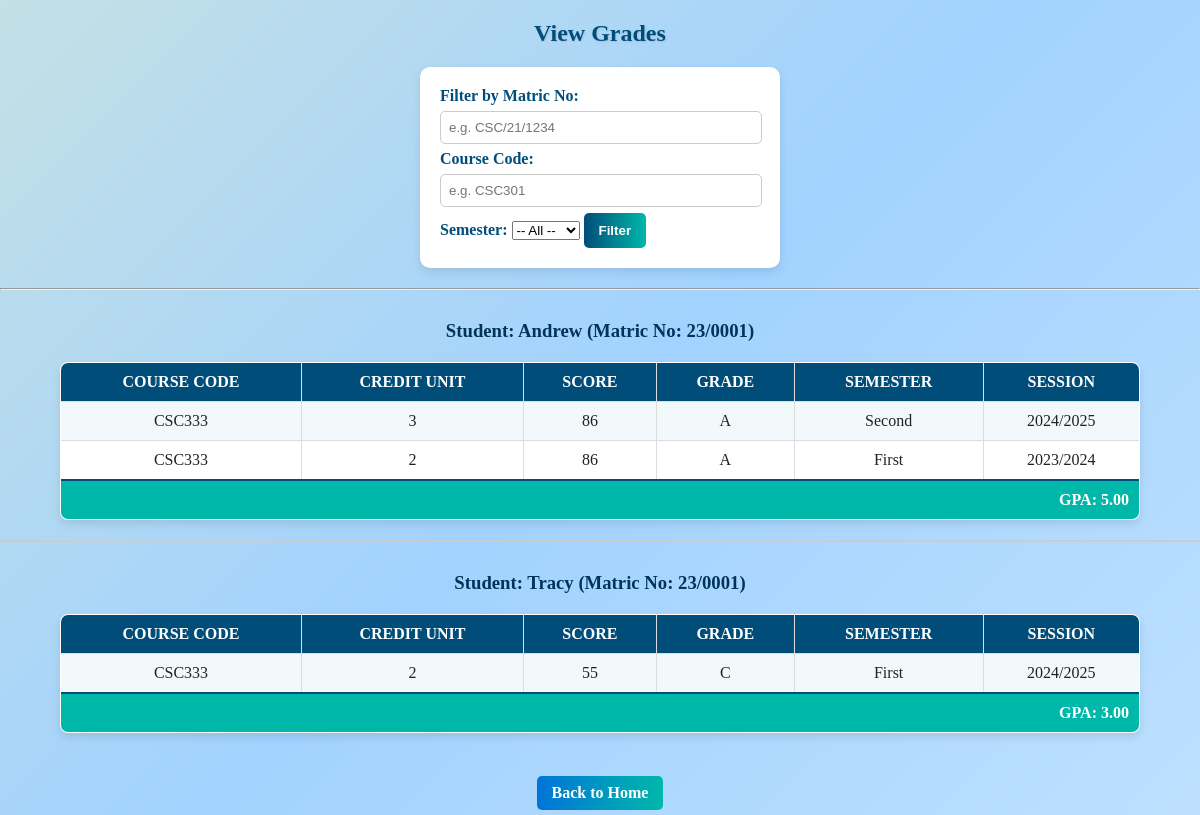
Screenshot of /viewGrade.php?matric_no=23/0001 with the database file from the repository.
### tables this page shows
CREATE TABLE `grades` (
  `id` int(11) NOT NULL,
  `student_name` varchar(100) NOT NULL,
  `matric_no` varchar(50) NOT NULL,
  `course_code` varchar(50) NOT NULL,
  `credit_unit` int(11) NOT NULL,
  `score` int(11) NOT NULL,
  `grade` char(1) NOT NULL,
  `semester` varchar(20) NOT NULL,
  `session` varchar(20) NOT NULL
);

### viewGrade.php (the view, shortened to what this page needs)
<?php include("db_connect.php"); ?>
<!DOCTYPE html>
<html>
<head>
    <link rel="stylesheet" href="style.css">
</head>
<body>
<h2>View Grades</h2>
<form method="GET" action="">
    <label>Filter by Matric No:</label>
    <input type="text" name="matric_no" placeholder="e.g. CSC/21/1234">
    <label>Course Code:</label>
    <input type="text" name="course_code" placeholder="e.g. CSC301">
    <label>Semester:</label>
    <select name="semester">
        <option value="">-- All --</option>
    </select>
    <input type="submit" value="Filter">
</form>
<hr>
<?php
$query = "SELECT * FROM grades WHERE 1";
if (!empty($_GET['matric_no'])) {
    $matric = $conn->real_escape_string($_GET['matric_no']);
    $query .= " AND matric_no LIKE '%$matric%'";
}
$query .= " ORDER BY student_name, matric_no, course_code";
$result = $conn->query($query);
if ($result->num_rows > 0) {
    $current_student = "";
    $total_points = 0;
    $total_units = 0;
    while ($row = $result->fetch_assoc()) {
        if ($current_student != $row['student_name'] . $row['matric_no']) {
            if ($current_student != "") {
                $gpa = $total_units > 0 ? number_format($total_points / $total_units, 2) : "0.00";
                echo "<tr><td colspan='8' style='text-align:right; font-weight:bold;'>GPA: $gpa</td></tr>";
                echo "</table><hr style='border:1px solid #ccc; margin:20px 0;'>";
            }
            $total_points = 0;
            $total_units = 0;
            echo "<h3>Student: {$row['student_name']} (Matric No: {$row['matric_no']})</h3>";
            echo "<table border='1' cellpadding='8'>
                    <tr>
                        <th>Course Code</th>
                        <th>Credit Unit</th>
                        <th>Score</th>
                        <th>Grade</th>
                        <th>Semester</th>
                        <th>Session</th>
                    </tr>";
            $current_student = $row['student_name'] . $row['matric_no'];
        }
        $points = 0;
        switch (strtoupper($row['grade'])) {
            case 'A': $points = 5; break;
            case 'C': $points = 3; break;
        }
        $total_points += $points * $row['credit_unit'];
        $total_units += $row['credit_unit'];
        echo "<tr>
                <td>{$row['course_code']}</td>
                <td>{$row['credit_unit']}</td>
                <td>{$row['score']}</td>
                <td>{$row['grade']}</td>
                <td>{$row['semester']}</td>
                <td>{$row['session']}</td>
              </tr>";
    }
    $gpa = $total_units > 0 ? number_format($total_points / $total_units, 2) : "0.00";
    echo "<tr><td colspan='8' style='text-align:right; font-weight:bold;'>GPA: $gpa</td></tr>";
    echo "</table>";
} else {
    echo "<p>No records found.</p>";
}
?>
<br>
<a href="index.php">Back to Home</a>
</body>
</html>

### style.css (style rules this page uses)
body { font-family: 'Times New Roman', Times, serif; background: linear-gradient(135deg, #c3e0e5, #a2d2ff, #bde0fe); color: #222; text-align: center; margin: 0; padding: 0; }
h1, h2 { color: #004d7a; text-shadow: 1px 1px 2px rgba(0,0,0,0.1); }
h3 { color: #003459; margin-top: 30px; }
.menu a, a { text-decoration: none; color: white; background: linear-gradient(90deg, #0074D9, #00B8A9); padding: 8px 15px; border-radius: 5px; margin: 5px; display: inline-block; font-weight: bold; transition: 0.3s ease; }
form { background: white; padding: 20px; border-radius: 10px; width: 320px; margin: 20px auto; box-shadow: 0 4px 10px rgba(0,0,0,0.1); text-align: left; }
label { font-weight: bold; color: #004d7a; }
input[type="text"], input[type="number"] { width: 95%; padding: 8px; margin: 6px 0; border: 1px solid #ccc; border-radius: 5px; transition: border-color 0.2s; }
input[type="submit"] { background: linear-gradient(90deg, #004d7a, #00B8A9); color: white; border: none; padding: 10px 15px; cursor: pointer; border-radius: 5px; font-weight: bold; transition: 0.3s ease; }
table { border-collapse: collapse; margin: 20px auto; width: 90%; background: white; border-radius: 8px; overflow: hidden; box-shadow: 0 4px 8px rgba(0,0,0,0.1); }
th { background: #004d7a; color: white; padding: 10px; text-transform: uppercase; }
td, th { border: 1px solid #ddd; padding: 10px; }
tr:nth-child(even) { background-color: #f2f9fb; }
td[colspan='8'] { background-color: #00B8A9; color: white; font-weight: bold; text-align: right; border-top: 2px solid #004d7a; }

### rows the page displays
grades: student_name "Andrew", matric_no "23/0001", course_code "CSC333", credit_unit "3", score "86", grade "A", semester "Second", session "2024/2025"
grades: course_code "CSC333", credit_unit "2", score "86", grade "A", semester "First", session "2023/2024"
grades: gpa "5.00", student_name "Tracy", matric_no "23/0001", course_code "CSC333", credit_unit "2", score "55", grade "C", semester "First", session "2024/2025"

### other values shown
$gpa "3.00"
